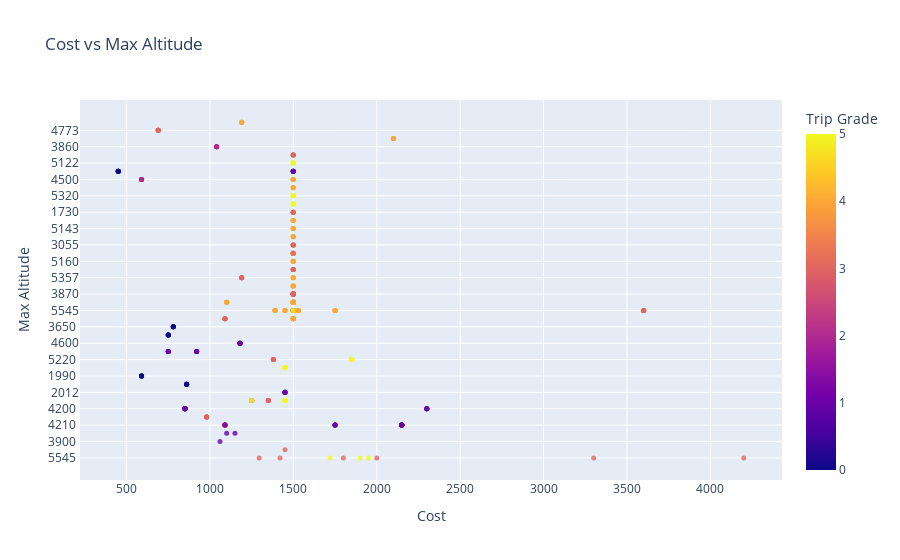

The notebook cell saved with this chart:
### Code cell
fig = px.scatter(df,
                 x='Cost',
                 y='Max Altitude',
                 color='Trip Grade',
                 opacity=0.8,
                 title="Cost vs Max Altitude",
                 hover_data=["Trip Grade"]
                )
fig.update_traces(marker_size=5)
fig.show()

### Figure 1 — Plotly figure (JSON) as saved in the notebook; plotly's stock layout.template omitted (floating-point values rounded to 4 significant figures; data arrays with more than 128 entries replaced by an {"elided": "..."} marker saying what was removed)
{"data": [{"customdata": {"elided": "383x1 int values"}, "hovertemplate": "Cost=%{x}<br>Max Altitude=%{y}<br>Trip Grade=%{marker.color}<extra></extra>", "legendgroup": "", "marker": {"color": {"elided": "383 int values"}, "coloraxis": "coloraxis", "opacity": 0.8, "size": 5, "symbol": "circle"}, "mode": "markers", "name": "", "orientation": "h", "showlegend": false, "type": "scatter", "x": {"elided": "383 int values"}, "xaxis": "x", "y": {"elided": "383 str values"}, "yaxis": "y"}], "layout": {"coloraxis": {"colorbar": {"title": {"text": "Trip Grade"}}, "colorscale": [[0, "#0d0887"], [0.1111, "#46039f"], [0.2222, "#7201a8"], [0.3333, "#9c179e"], [0.4444, "#bd3786"], [0.5556, "#d8576b"], [0.6667, "#ed7953"], [0.7778, "#fb9f3a"], [0.8889, "#fdca26"], [1, "#f0f921"]]}, "legend": {"tracegroupgap": 0}, "title": {"text": "Cost vs Max Altitude"}, "xaxis": {"anchor": "y", "domain": [0, 1], "title": {"text": "Cost"}}, "yaxis": {"anchor": "x", "domain": [0, 1], "title": {"text": "Max Altitude"}}}}
